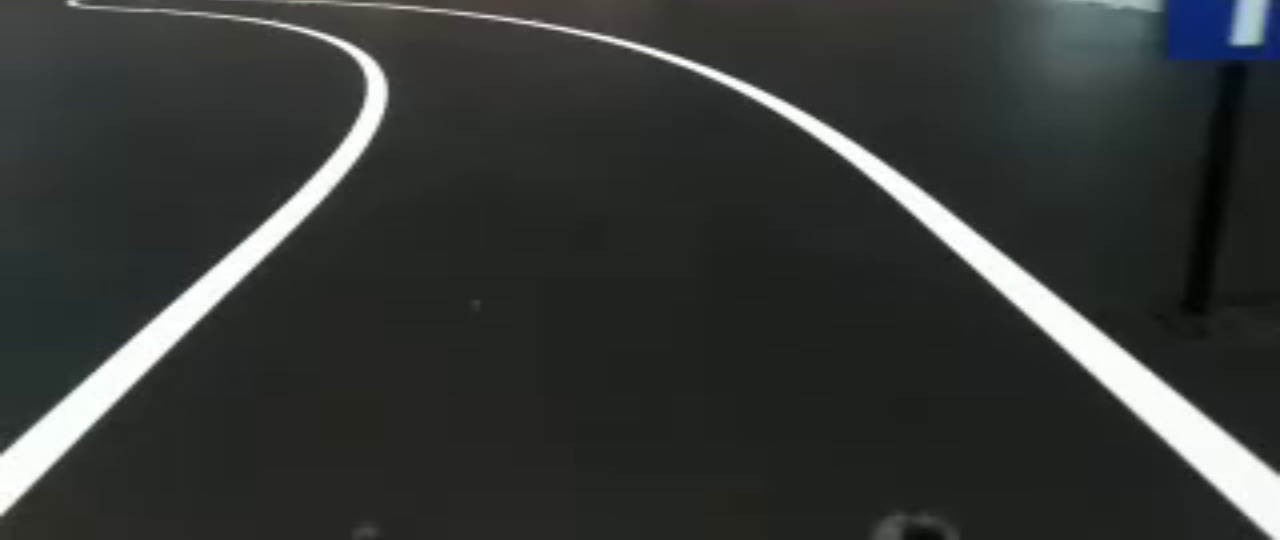
#> input picture cropped_images/cropped_frame10980.jpg, 1280 x 540 px; its folder holds 4 pictures in this run
$ python Trackbar.py
#> lines starting #> are read from the running program, lines starting #| are printed output that depends on the picture
import cv2
import os
import numpy as np


# Callback function for the trackbar (does nothing in this case)
def nothing(x):
    pass


# Create a window
cv2.namedWindow('Canny')

# Create trackbars for threshold changes
cv2.createTrackbar('Threshold1', 'Canny', 50, 255, nothing)
cv2.createTrackbar('Threshold2', 'Canny', 150, 255, nothing)

# Define your folder path
input_folder = 'cropped_images'  # Replace with your images folder path

# Get the list of image file names
image_files = [f for f in os.listdir(input_folder) if f.endswith((".jpg", ".png", ".jpeg"))]

# Loop over images
for image_file in image_files:
    image_path = os.path.join(input_folder, image_file)
    img = cv2.imread(image_path, cv2.IMREAD_GRAYSCALE)
#> img: shape (540, 1280); min 2, max 255, mean 54.2

    while True:
        # Get current positions of the trackbars
        threshold1 = cv2.getTrackbarPos('Threshold1', 'Canny')
        threshold2 = cv2.getTrackbarPos('Threshold2', 'Canny')

        # Apply Canny edge detection
        edges = cv2.Canny(img, threshold1, threshold2)
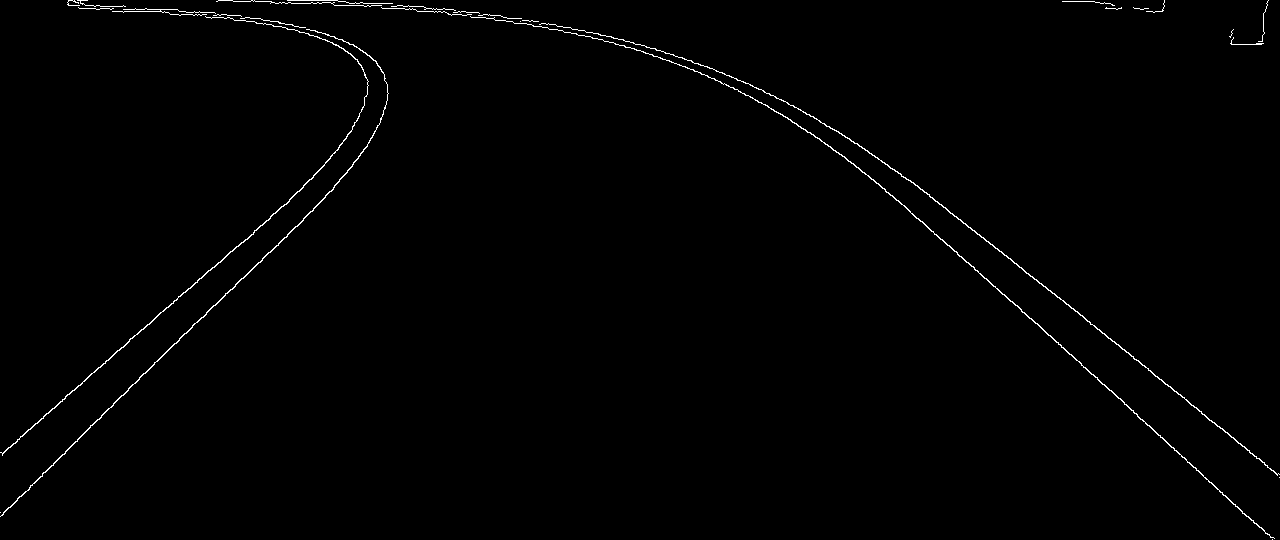
#> edges: shape (540, 1280); 0.79% white in thin lines or dots

        # Display the resulting frame
        cv2.imshow('Canny', edges)

        # Break the loop when 'q' is pressed
        if cv2.waitKey(1) & 0xFF == ord('q'):
#> (key q is pressed here)
            break

    # Break the outer loop if the window is closed
    if cv2.getWindowProperty('Canny', 0) < 0:
        break
#> pass 2 of the loop `for image_file in image_files:`:
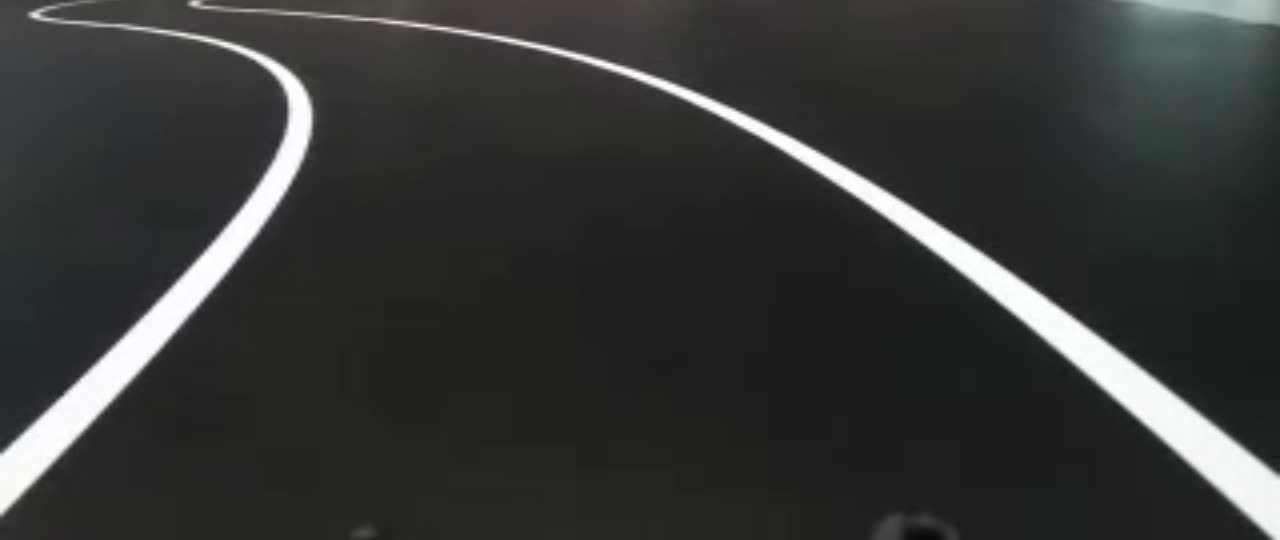
#> input picture cropped_images/cropped_frame11040.jpg, 1280 x 540 px
#> `edges = cv2.Canny(img, threshold1, threshold2)`:
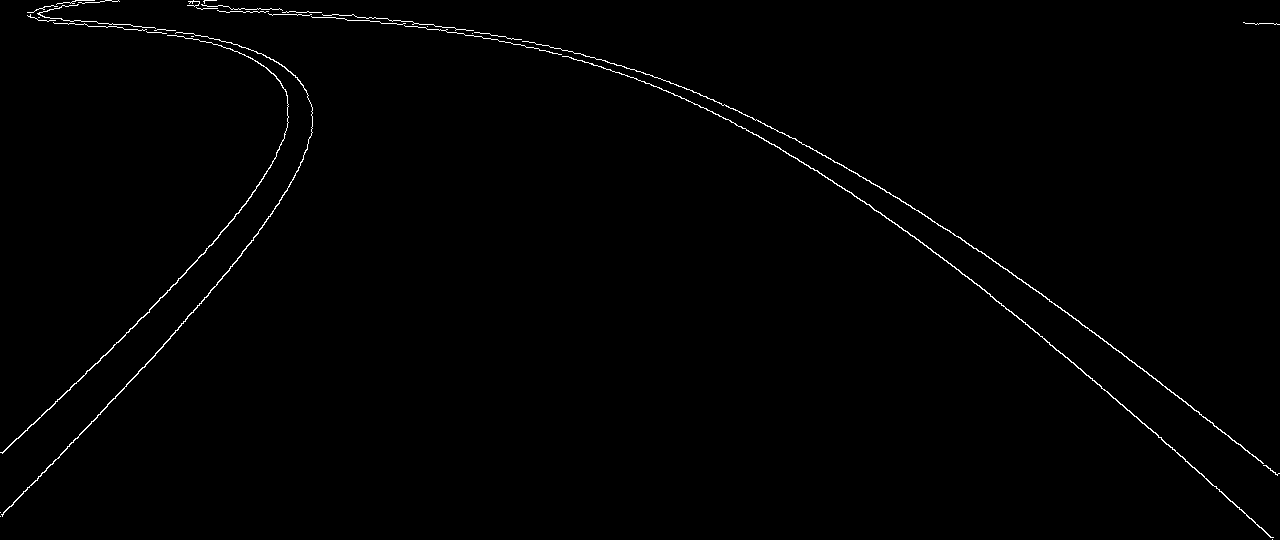
#> edges: shape (540, 1280); 0.76% white in thin lines or dots
#> (key Esc is pressed here)

# When everything is done, release the window
cv2.destroyAllWindows()
